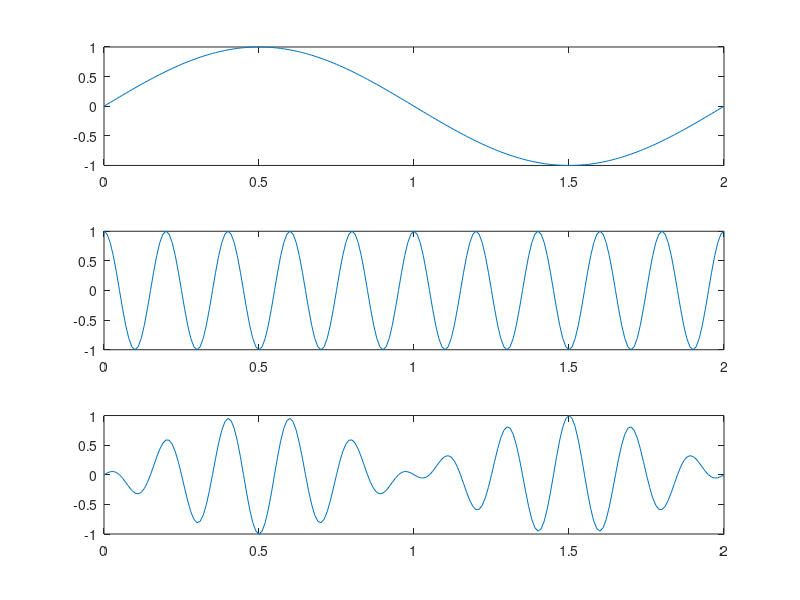

Write MATLAB code to recreate this figure.
T=100;
t=0:1/T:2;
f1=1;
%y1=sin(2*pi*t);
y1=sin(f1*pi*t);
subplot(3,1,1);
plot(t,y1);
f2=10;
pha2=pi/2;
%y2=sin(2*pi*t+pi);
y2=sin(f2*pi*t+pha2);
subplot(3,1,2);
plot(t,y2);
y3=y1.*y2;
subplot(3,1,3);
plot(t,y3);
